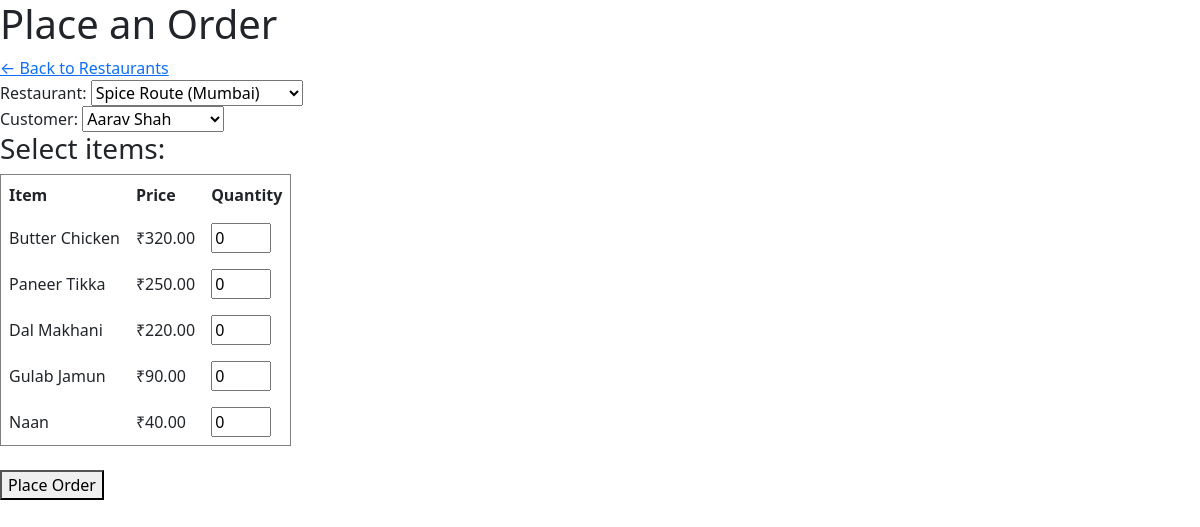
The page /place_order.php?restaurant_id=1 on the database its author committed.
### tables this page shows
CREATE TABLE menu_items (
  id INT AUTO_INCREMENT PRIMARY KEY,
  restaurant_id INT,
  name VARCHAR(100),
  category VARCHAR(50),
  price DECIMAL(10,2),
  FOREIGN KEY (restaurant_id) REFERENCES restaurants(id)
);

### place_order.php (the view, shortened to what this page needs)
<?php
require 'db.php';
$restaurant_id = $_GET['restaurant_id'] ?? '';
$restaurants = $conn->query("SELECT * FROM restaurants");
$customers = $conn->query("SELECT * FROM customers");
$menu_items = null;
if ($restaurant_id !== '') {
    $stmt = $conn->prepare("SELECT * FROM menu_items WHERE restaurant_id = ?");
    $stmt->bind_param("i", $restaurant_id);
    $stmt->execute();
    $menu_items = $stmt->get_result();
}
?>
<!DOCTYPE html>
<html>
<head>
    <link href="https://cdnjs.cloudflare.com/ajax/libs/bootstrap/5.3.0/css/bootstrap.min.css" rel="stylesheet">
</head>
<body>
    <h1>Place an Order</h1>
    <a href="restaurants.php">&larr; Back to Restaurants</a>
    <form method="GET">
        <label>Restaurant:</label>
        <select name="restaurant_id" onchange="this.form.submit()">
            <?php while ($r = $restaurants->fetch_assoc()): ?>
                <option value="<?= $r['id'] ?>" <?= $restaurant_id == $r['id'] ? 'selected' : '' ?>>
                    <?= htmlspecialchars($r['name']) ?> (<?= htmlspecialchars($r['city']) ?>)
                </option>
            <?php endwhile; ?>
        </select>
    </form>
    <?php if ($menu_items && $menu_items->num_rows > 0): ?>
    <form method="POST">
        <label>Customer:</label>
        <select name="customer_id" required>
            <?php $customers->data_seek(0);  ?>
            <?php while ($c = $customers->fetch_assoc()): ?>
                <option value="<?= $c['id'] ?>"><?= htmlspecialchars($c['name']) ?></option>
            <?php endwhile; ?>
        </select>
        <h3>Select items:</h3>
        <table border="1" cellpadding="8">
            <tr><th>Item</th><th>Price</th><th>Quantity</th></tr>
            <?php while ($item = $menu_items->fetch_assoc()): ?>
            <tr>
                <td><?= htmlspecialchars($item['name']) ?></td>
                <td>₹<?= $item['price'] ?></td>
                <td>
                    <input type="number" name="quantity[]" value="0" min="0" style="width: 60px;">
                </td>
            </tr>
            <?php endwhile; ?>
        </table>
        <br>
        <button type="submit">Place Order</button>
    </form>
    <?php endif; ?>
</body>
</html>

### rows shown on the page
menu_items: name "Butter Chicken", price "320.00"
menu_items: name "Paneer Tikka", price "250.00"
menu_items: name "Dal Makhani", price "220.00"
menu_items: name "Gulab Jamun", price "90.00"
menu_items: name "Naan", price "40.00"

### other values the page prints
form field restaurant_id "Spice Route (Mumbai)"
form field customer_id "Aarav Shah"
